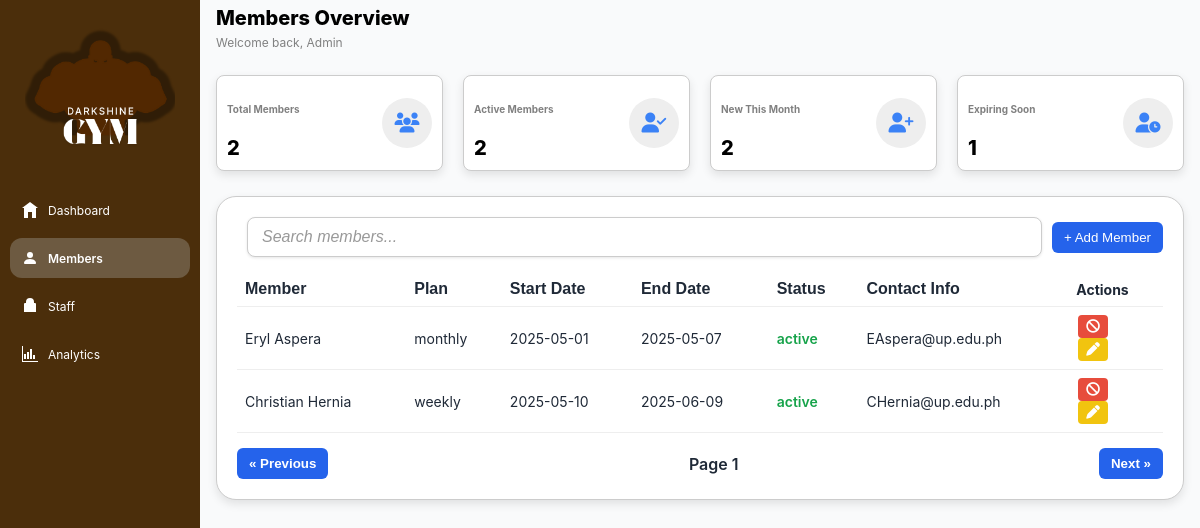
The page /memberFunctions/Members.php on the database its author committed.
### tables this page shows
CREATE table members (
    member_ID INT AUto_INCREMENT PRIMARY KEY,
    member_name VARCHAR(50),
    contact_info VARCHAR(50),
    membership_status ENUM('active', 'inactive', 'cancelled') DEFAULT 'active'
);

CREATE TABLE membership (
    membership_ID INT AUTO_INCREMENT PRIMARY KEY,
    membership_type ENUM('weekly', 'monthly', 'yearly') NOT NULL,
    price DECIMAL(10,2) CHECK (price >= 0),
    duration INT CHECK (duration > 0)
);

CREATE TABLE subscribes (
    subscription_ID INT AUTO_INCREMENT PRIMARY KEY,
    member_ID INT NOT NULL,
    membership_ID INT NOT NULL,
    purchase_date DATE,
    start_date DATE,
    end_date DATE,
    FOREIGN KEY (member_ID) REFERENCES members(member_ID),
    FOREIGN KEY (membership_ID) REFERENCES membership(membership_ID)
);

### memberFunctions/displayMembers.php (the view)
<?php
include 'DBConnector.php';
$member_query = "SELECT * FROM members";
$member_result = $conn->query($member_query);
if ($member_result->num_rows > 0) {
    while($row = $member_result->fetch_assoc()) {
        $subscription_query = "SELECT *
                                FROM membership m
                                JOIN subscribes s ON m.membership_ID = s.membership_ID
                                WHERE s.member_ID = " . $row["member_ID"] . ";" ;
        $subscription = $conn->query($subscription_query)->fetch_assoc();
        $memType = isset($subscription["membership_type"]) ? $subscription["membership_type"] : "N/A";
        $startDate = isset($subscription["start_date"]) ? $subscription["start_date"] : "N/A";
        $endDate = isset($subscription["end_date"]) ? $subscription["end_date"] : "N/A";
        $subscription_ID = isset($subscription['subscription_ID']) ? (int) $subscription['subscription_ID'] : 0;
        echo"
        <tr>
          <td>" . $row["member_name"] . "</td>
          <td>" . $memType . "</td>
          <td>" . $startDate . "</td>
          <td>" . $endDate . "</td>
          <td class='status Active'>" . $row["membership_status"] . "</td>
          <td>" . $row["contact_info"] . "</td>
          <td>" .
            "<form action='delete_subscription.php' method='post' onsubmit=\"return confirm('Are you sure you want to cancel subscription for this member?')\">".
                "<input type='text' style='display:none;' name='subscription_ID' value='".$subscription_ID."'>".
                "<input type='text' style='display:none;' name='action' value='delete'>".
                "<button type='submit' class='action-btn delete' title='Cancel Subscription'>
                  <i class='fas fa-cancel'></i>
                </button>".
            "</form>".
            "<form action='Members.php' method='post'>".
                "<input type='text' style='display:none;' name='MemberID' value='".$row["member_ID"]."'>".
                "<input type='text' style='display:none;' name='action' value='edit'>".
                "<button type='submit' class='action-btn edit' title='Edit'>
                  <i class='fas fa-pen'></i>
                </button>".
            "</form>".
          "
          </td>
        </tr>
        ";
    }
} else {
    echo "0 results";
}
?>

### memberFunctions/styles.css (style rules this page uses)
:root { --primary-brown: #4B2E0B; --sidebar-hover-bg: #7F6B53; --sidebar-active-bg: #6D5A41; --button-blue: #2563EB; --button-blue-dark: #1D4ED8; --button-green: #22C55E; --button-green-light: #4ADE80; --text-active: #16A34A; --text-inactive: #6B7280; --text-primary: #1F2937; --text-secondary: #374151; --background-light: #F9FAFB; --shadow-color: rgba(0, 0, 0, 0.1); }
body { color: var(--text-primary); background-color: var(--background-light); margin: 0; font-family: "Inter", sans-serif; }
.members-table th, .members-table td { text-align: left; padding: 8px; border-bottom: 1px solid #eee; font-size: 14px; }
.members-table .status.Active { color: var(--text-active); font-weight: 600; }
.action-btn { padding: 4px 8px; margin: 0 2px; border: none; border-radius: 4px; font-size: 0.85rem; cursor: pointer; }
.action-btn.edit { background-color: #f1c40f; color: white; }
.action-btn.delete { background-color: #e74c3c; color: white; }

### rows shown on the page
members: member_name "Eryl Aspera", membership.membership_type "monthly", subscribes.start_date "2025-05-01", subscribes.end_date "2025-05-07", membership_status "active", contact_info "EAspera@up.edu.ph"
members: member_name "Christian Hernia", membership.membership_type "weekly", subscribes.start_date "2025-05-10", subscribes.end_date "2025-06-09", membership_status "active", contact_info "CHernia@up.edu.ph"

### other values the page prints
$total_members['total'] "2"
$active_members['total'] "2"
$new_members['total'] "2"
$new_members['total'] "1"
